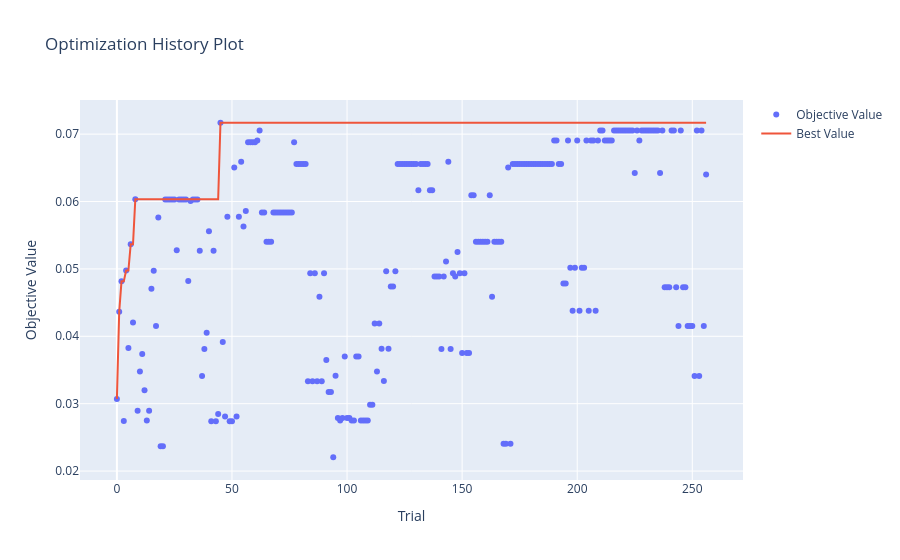

Source (notebook cell):
### Code cell
optuna.visualization.plot_optimization_history(study).show()

### Figure 1 — Plotly figure (JSON) as saved in the notebook; plotly's stock layout.template omitted (floating-point values rounded to 4 significant figures; data arrays with more than 128 entries replaced by an {"elided": "..."} marker saying what was removed)
{"data": [{"mode": "markers", "name": "Objective Value", "type": "scatter", "x": {"elided": "257 int values"}, "y": {"elided": "257 float values"}}, {"mode": "lines", "name": "Best Value", "type": "scatter", "x": {"elided": "257 int values"}, "y": {"elided": "257 float values"}}, {"marker": {"color": "#cccccc"}, "mode": "markers", "name": "Infeasible Trial", "showlegend": false, "type": "scatter", "x": [], "y": []}], "layout": {"title": {"text": "Optimization History Plot"}, "xaxis": {"title": {"text": "Trial"}}, "yaxis": {"title": {"text": "Objective Value"}}}}
